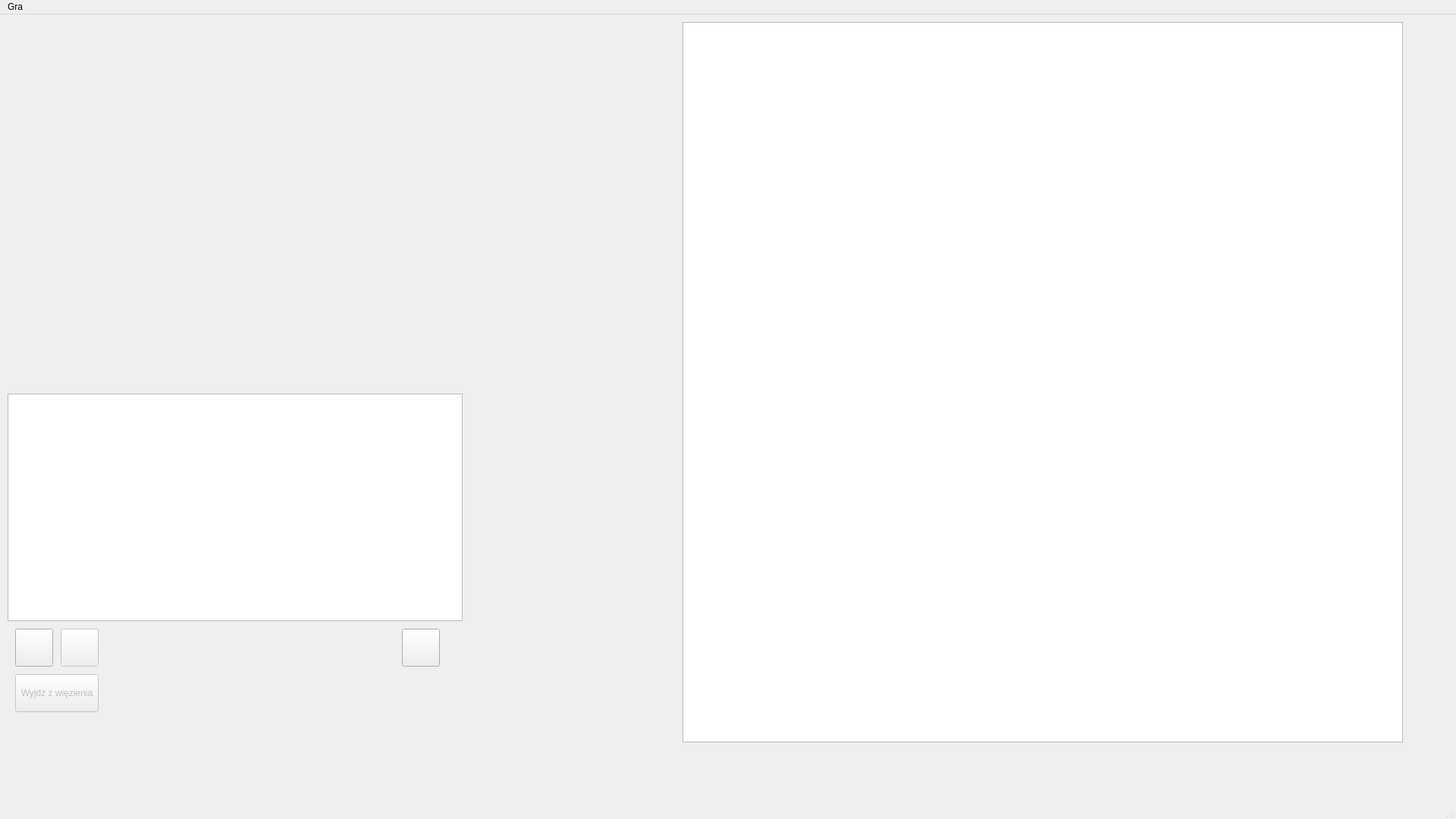
<?xml version="1.0" encoding="UTF-8"?>
<ui version="4.0">
 <class>Rozgrywka</class>
 <widget class="QMainWindow" name="Rozgrywka">
  <property name="geometry">
   <rect>
    <x>0</x>
    <y>0</y>
    <width>1920</width>
    <height>1080</height>
   </rect>
  </property>
  <property name="windowTitle">
   <string>EURObiznes</string>
  </property>
  <property name="autoFillBackground">
   <bool>false</bool>
  </property>
  <widget class="QWidget" name="centralwidget">
   <widget class="QGraphicsView" name="gvPlansza">
    <property name="geometry">
     <rect>
      <x>900</x>
      <y>10</y>
      <width>950</width>
      <height>950</height>
     </rect>
    </property>
   </widget>
   <widget class="QGraphicsView" name="gvPanelGracza">
    <property name="geometry">
     <rect>
      <x>10</x>
      <y>500</y>
      <width>600</width>
      <height>300</height>
     </rect>
    </property>
   </widget>
   <widget class="QPushButton" name="pbKostki">
    <property name="geometry">
     <rect>
      <x>530</x>
      <y>810</y>
      <width>50</width>
      <height>50</height>
     </rect>
    </property>
    <property name="text">
     <string/>
    </property>
    <property name="icon">
     <iconset>
      <activeoff>:/Zasoby/grafika/ikony_przyciskow/kostki.png</activeoff>
     </iconset>
    </property>
    <property name="iconSize">
     <size>
      <width>45</width>
      <height>45</height>
     </size>
    </property>
    <property name="flat">
     <bool>false</bool>
    </property>
   </widget>
   <widget class="QPushButton" name="pbNastRunda">
    <property name="geometry">
     <rect>
      <x>500</x>
      <y>870</y>
      <width>111</width>
      <height>51</height>
     </rect>
    </property>
    <property name="text">
     <string/>
    </property>
    <property name="icon">
     <iconset>
      <activeoff>:/Zasoby/grafika/ikony_przyciskow/nastRunda.png</activeoff>
     </iconset>
    </property>
    <property name="iconSize">
     <size>
      <width>70</width>
      <height>45</height>
     </size>
    </property>
    <property name="flat">
     <bool>true</bool>
    </property>
   </widget>
   <widget class="QPushButton" name="pbKup">
    <property name="enabled">
     <bool>false</bool>
    </property>
    <property name="geometry">
     <rect>
      <x>80</x>
      <y>810</y>
      <width>50</width>
      <height>50</height>
     </rect>
    </property>
    <property name="text">
     <string/>
    </property>
    <property name="icon">
     <iconset>
      <disabledoff>:/Zasoby/grafika/ikony_przyciskow/kup.png</disabledoff>
     </iconset>
    </property>
    <property name="iconSize">
     <size>
      <width>45</width>
      <height>45</height>
     </size>
    </property>
    <property name="flat">
     <bool>false</bool>
    </property>
   </widget>
   <widget class="QPushButton" name="pbWlasnosci">
    <property name="geometry">
     <rect>
      <x>20</x>
      <y>810</y>
      <width>50</width>
      <height>50</height>
     </rect>
    </property>
    <property name="text">
     <string/>
    </property>
    <property name="icon">
     <iconset>
      <disabledoff>:/Zasoby/grafika/ikony_przyciskow/dom.png</disabledoff>
     </iconset>
    </property>
    <property name="iconSize">
     <size>
      <width>45</width>
      <height>45</height>
     </size>
    </property>
   </widget>
   <widget class="QPushButton" name="pbUwolnij">
    <property name="enabled">
     <bool>false</bool>
    </property>
    <property name="geometry">
     <rect>
      <x>20</x>
      <y>870</y>
      <width>110</width>
      <height>50</height>
     </rect>
    </property>
    <property name="contextMenuPolicy">
     <enum>Qt::DefaultContextMenu</enum>
    </property>
    <property name="layoutDirection">
     <enum>Qt::LeftToRight</enum>
    </property>
    <property name="text">
     <string>Wyjdź z więzienia</string>
    </property>
   </widget>
  </widget>
  <widget class="QMenuBar" name="menubar">
   <property name="geometry">
    <rect>
     <x>0</x>
     <y>0</y>
     <width>1920</width>
     <height>21</height>
    </rect>
   </property>
   <widget class="QMenu" name="menuGra">
    <property name="title">
     <string>Gra</string>
    </property>
    <addaction name="actionZapisz"/>
    <addaction name="actionWyjscie_2"/>
   </widget>
   <addaction name="menuGra"/>
  </widget>
  <widget class="QStatusBar" name="statusbar"/>
  <action name="actionZapisz">
   <property name="text">
    <string>Zapisz</string>
   </property>
  </action>
  <action name="actionZgry">
   <property name="text">
    <string>Zgry</string>
   </property>
  </action>
  <action name="actionWyjscie_2">
   <property name="text">
    <string>Wyjście</string>
   </property>
  </action>
 </widget>
 <resources/>
 <connections/>
</ui>
